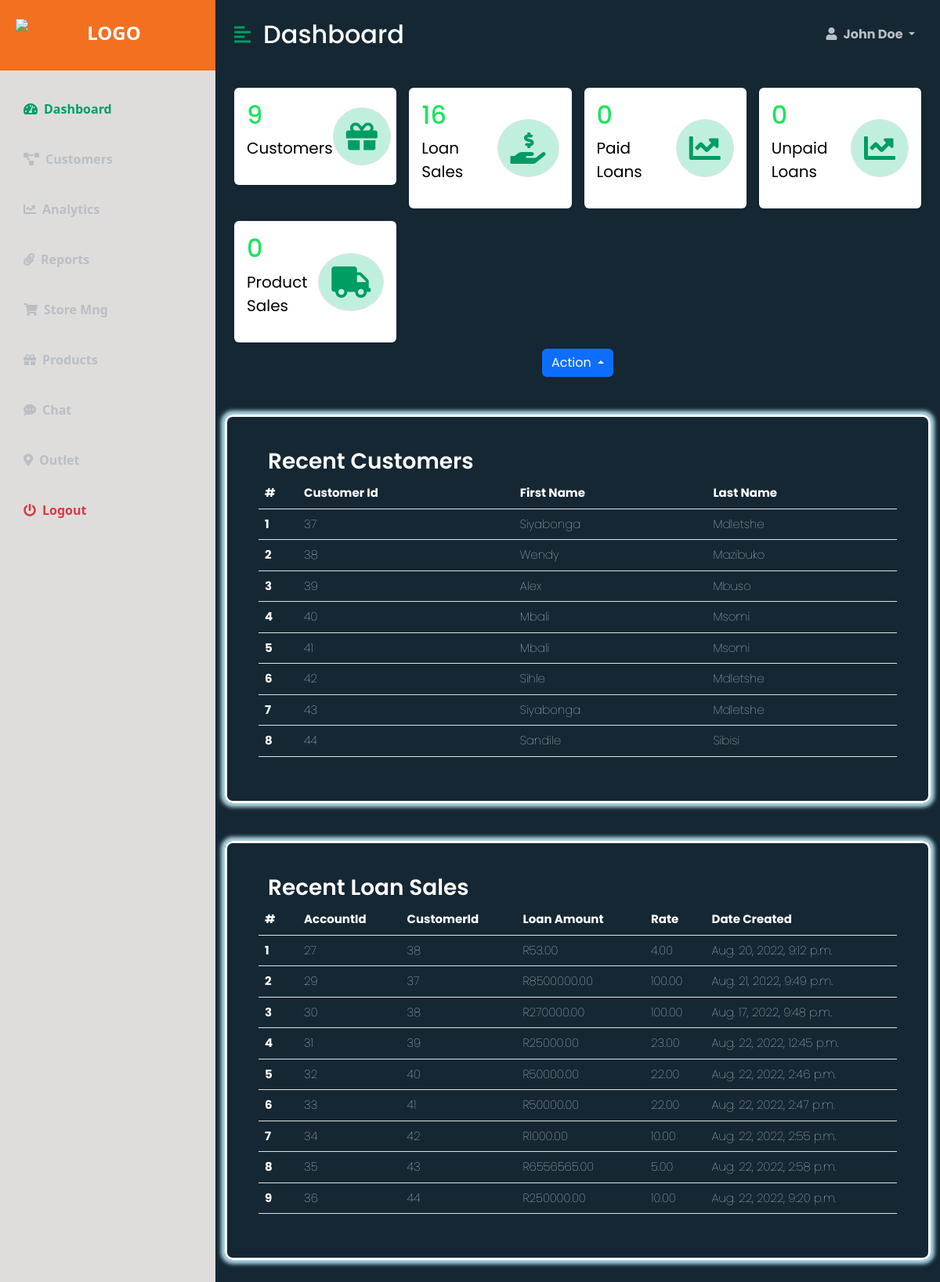
Screenshot of /?filter=5 with the database file from the repository.
### BackOfficeApp/models.py (models this page shows, shortened)
class Account(models.Model):
  loan_amount = models.DecimalField("Loan Amount", max_digits=13, decimal_places=2, blank= False)
  rate = models.DecimalField("Rate", max_digits=5, decimal_places=2, blank= False)
  created_at = models.DateTimeField("Created Date")
  customer = models.ForeignKey(Customer, on_delete=models.CASCADE)
  class Meta:
        ordering = ['created_at']

### AdminDashboard/views.py (the view)
# urls.py: path('', view=admin_dashboard, name='adminlandingpage'),
def admin_dashboard(request):
    customers = filter_customers(request.GET.get('filter', '30')).values()
    number_of_sales= len(Account.objects.values())
    number_of_customers= len(Customer.objects.values())
    temp_customers = []
    customers_list = []
    for c in customers:
        if c['customer_id'] not in temp_customers:
            temp_customers.append(c['customer_id'])
            customers_list.append(c)
    dashboard_session = {
        'display_template' : 'AdminDashboard/dashboard_landing_page.html',
        'customers' : customers_list,
        'sales': customers,
        'number_of_customers': number_of_customers,
        'number_of_sales': number_of_sales,
        'filtered_result': True
    }
    return render (request, 'AdminDashboard/admin_dashboard.html', {'dashboard_session': dashboard_session})

### AdminDashboard/templates/AdminDashboard/admin_dashboard.html (shortened to what this page needs)
<!DOCTYPE html>
<html lang="en">
{% load static %}
<head>
    <link href="https://cdn.jsdelivr.net/npm/bootstrap@5.2.0/dist/css/bootstrap.min.css" rel="stylesheet">
    <link rel="stylesheet" href="https://cdnjs.cloudflare.com/ajax/libs/font-awesome/5.15.3/css/all.min.css" />
    <link rel="stylesheet" href="{% static 'AdminDashboard/styles.css' %}"/>
</head>
<body>
    <div class="d-flex" id="wrapper">
        <div class="bg-white" id="sidebar-wrapper">
            <div class="sidebar-heading text-center py-4 primary-text fs-4 fw-bold text-uppercase border-bottom">
                <img src="{% static 'AdminDashboard/logo.png' %}" alt="logo">
            </div>
            <div class="list-group list-group-flush my-3">
                <a href="{% url 'AdminDashboard:adminlandingpage'  %}" class="list-group-item list-group-item-action bg-transparent second-text active"><i
                        class="fas fa-tachometer-alt me-2"></i>Dashboard</a>
                <a href="{% url 'BackOfficeApp:customers'  %}" class="list-group-item list-group-item-action bg-transparent second-text fw-bold"><i
                        class="fas fa-project-diagram me-2"></i>Customers</a>
                <a href="#" class="list-group-item list-group-item-action bg-transparent second-text fw-bold"><i
                        class="fas fa-chart-line me-2"></i>Analytics</a>
                <a href="#" class="list-group-item list-group-item-action bg-transparent second-text fw-bold"><i
                        class="fas fa-paperclip me-2"></i>Reports</a>
                <a href="#" class="list-group-item list-group-item-action bg-transparent second-text fw-bold"><i
                        class="fas fa-shopping-cart me-2"></i>Store Mng</a>
                <a href="#" class="list-group-item list-group-item-action bg-transparent second-text fw-bold"><i
                        class="fas fa-gift me-2"></i>Products</a>
                <a href="#" class="list-group-item list-group-item-action bg-transparent second-text fw-bold"><i
                        class="fas fa-comment-dots me-2"></i>Chat</a>
                <a href="#" class="list-group-item list-group-item-action bg-transparent second-text fw-bold"><i
                        class="fas fa-map-marker-alt me-2"></i>Outlet</a>
                <a href="#" class="list-group-item list-group-item-action bg-transparent text-danger fw-bold"><i
                        class="fas fa-power-off me-2"></i>Logout</a>
            </div>
        </div>
        <div id="page-content-wrapper">
            <nav class="navbar navbar-expand-lg navbar-light bg-transparent py-4 px-4">
                <div class="d-flex align-items-center">
                    <i class="fas fa-align-left primary-text fs-4 me-3" id="menu-toggle"></i>
                    <h2 class="fs-2 m-0">Dashboard</h2>
                </div>
                <div class="collapse navbar-collapse" id="navbarSupportedContent">
                    <ul class="navbar-nav ms-auto mb-2 mb-lg-0">
                        <li class="nav-item dropdown">
                            <a class="nav-link dropdown-toggle second-text fw-bold" href="#" id="navbarDropdown"
                                role="button" data-bs-toggle="dropdown" aria-expanded="false">
                                <i class="fas fa-user me-2"></i>John Doe
                            </a>
                        </li>
                    </ul>
                </div>
            </nav>
            <div class="container-fluid px-4">
                {% include  dashboard_session.display_template %}
            </div>
        </div>
    </div>
</body>
</html>

### AdminDashboard/templates/AdminDashboard/dashboard_landing_page.html (shortened to what this page needs)
{% load static %}
<link rel="stylesheet" href="{% static 'AdminDashboard/customer_registration.css' %}">
<div class="row g-3 my-2 ">
    <div class="col-md-3">
        <div class="p-3 bg-white shadow-sm d-flex justify-content-around align-items-center rounded">
            <div>
                <h3 class="fs-2 customer-stats">{{dashboard_session.number_of_customers}}</h3>
                <p class="fs-5 product-name">Customers</p>
            </div>
            <i class="fas fa-gift fs-1 primary-text border rounded-full secondary-bg p-3"></i>
        </div>
    </div>
    <div class="col-md-3">
        <div class="p-3 bg-white shadow-sm d-flex justify-content-around align-items-center rounded">
            <div>
                <h3 class="fs-2 customer-stats">{{dashboard_session.number_of_sales}}</h3>
                <p class="fs-5 product-name">Loan Sales</p>
            </div>
            <i
                class="fas fa-hand-holding-usd fs-1 primary-text border rounded-full secondary-bg p-3"></i>
        </div>
    </div>
    <div class="col-md-3">
        <div class="p-3 bg-white shadow-sm d-flex justify-content-around align-items-center rounded">
            <div>
                <h3 class="fs-2 customer-stats">0</h3>
                <p class="fs-5 product-name">Paid Loans</p>
            </div>
            <i class="fas fa-chart-line fs-1 primary-text border rounded-full secondary-bg p-3"></i>
        </div>
    </div>
    <div class="col-md-3">
        <div class="p-3 bg-white shadow-sm d-flex justify-content-around align-items-center rounded">
            <div>
                <h3 class="fs-2 customer-stats">0</h3>
                <p class="fs-5 product-name">Unpaid Loans</p>
            </div>
            <i class="fas fa-chart-line fs-1 primary-text border rounded-full secondary-bg p-3"></i>
        </div>
    </div>
    <div class="col-md-3">
        <div class="p-3 bg-white shadow-sm d-flex justify-content-around align-items-center rounded">
            <div>
                <h3 class="fs-2 customer-stats">0</h3>
                <p class="fs-5 product-name">Product Sales</p>
            </div>
            <i class="fas fa-truck fs-1 primary-text border rounded-full secondary-bg p-3"></i>
        </div>
    </div>
</div>
{% if dashboard_session.customers or dashboard_session.filtered_result  %}
<div class="btn-group dropup customers-action-button">
    <button type="button" class="btn btn-primary dropdown-toggle" data-toggle="dropdown" aria-haspopup="true" aria-expanded="false">
      Action
    </button>
</div>
<div class="row my-5 customers-table table-responsive">
        <h3>Recent Customers</h3>
        <table class="table">
            <thead>
                <tr>
                    <th scope="col" width="50">#</th>
                    <th scope="col">Customer Id</th>
                    <th scope="col">First Name</th>
                    <th scope="col">Last Name</th>
                </tr>
            </thead>
            <tbody>
                {% for customer in dashboard_session.customers|dictsort:"customer_id" %}
                <tr>
                    <th scope="row">{{forloop.counter}}</th>
                    <td>{{customer.customer_id}}</td>
                    <td>{{customer.first_name}}</td>
                    <td>{{customer.last_name}}</td>
                </tr>
                {% endfor %}
            </tbody>
        </table>
</div>
 <div class="row my-5 customers-table table-responsive">
    <h3>Recent Loan Sales</h3>
        <table class="table">
            <thead>
                <tr>
                    <th scope="col" width="50">#</th>
                    <th scope="col">AccountId</th>
                    <th scope="col">CustomerId</th>
                    <th scope="col">Loan Amount</th>
                    <th scope="col">Rate</th>
                    <th scope="col">Date Created</th>
                </tr>
            </thead>
            <tbody>
                {% for sale in dashboard_session.sales|dictsort:"account_id" %}
                <tr>
                    <th scope="row">{{forloop.counter}}</th>
                    <td>{{sale.account_id}}</td>
                    <td>{{sale.customer_id}}</td>
                    <td>R{{sale.loan_amount}}</td>
                    <td>{{sale.rate}}</td>
                    <td>{{sale.created_at}}</td>
                </tr>
                {% endfor %}
            </tbody>
        </table>
 </div>
{% endif %}

### AdminDashboard/static/AdminDashboard/styles.css (style rules this page uses)
:root { --main-bg-color: #009d63; --main-text-color: #009d63; --second-text-color: #bbbec5; --second-bg-color: #c1efde; }
.primary-text { color: var(--main-text-color); }
.second-text { color: var(--second-text-color); }
.secondary-bg { background-color: var(--second-bg-color); }
.rounded-full { border-radius: 100%; }
#wrapper { overflow-x: hidden; }
#sidebar-wrapper { min-height: 100vh; margin-left: -15rem; -webkit-transition: margin 0.25s ease-out; -moz-transition: margin 0.25s ease-out; -o-transition: margin 0.25s ease-out; transition: margin 0.25s ease-out; background-color: #dedddb ! important; }
#sidebar-wrapper .sidebar-heading { padding: 0.875rem 1.25rem; font-size: 1.2rem; }
#sidebar-wrapper .list-group { width: 15rem; }
.sidebar-heading { background-color: #f37021; color: #ffffff; }
.sidebar-heading img { width: 235px; height: 42px; display: block; position: static; left: 0px; top: 0px; }
#page-content-wrapper { min-width: 100vw; background-color: #152733; }
#menu-toggle { cursor: pointer; }
.list-group-item { border: none; padding: 20px 30px; }
.list-group-item.active { background-color: transparent; color: var(--main-text-color); font-weight: bold; border: none; }
@media (min-width: 768px) { #sidebar-wrapper { margin-left: 0; } }
@media (min-width: 768px) { #page-content-wrapper { min-width: 0; width: 100%; } }

### AdminDashboard/static/AdminDashboard/customer_registration.css (style rules this page uses)
#page-content-wrapper { font-family: 'Poppins', sans-serif; font-weight: 400; -webkit-font-smoothing: antialiased; text-rendering: optimizeLegibility; -moz-osx-font-smoothing: grayscale; color: #fff !important; }
.form-content h3, .customers-table h3 { color: #fff; text-align: left; font-size: 28px; font-weight: 600; margin-bottom: 5px; }
.btn-primary { outline: none; border: 0px; box-shadow: none; }
.customers-table { border: 3px solid #fff; padding: 40px; display: block; -webkit-border-radius: 10px; -moz-border-radius: 10px; border-radius: 10px; text-align: center; -webkit-transition: all 0.4s ease; transition: all 0.4s ease; box-shadow: 0 0 5px 5px lightblue; }
.customers-table table { color: #fff; text-align: left; font-size: 15px; font-weight: 100; }
.customer-stats { color: rgb(29, 228, 95); }
.product-name { color: #000; }
.customers-action-button { text-align: center !important; display: block; }

### AdminDashboard/templates/AdminDashboard/admin_dashboard.html (style rules this page uses)
body { animation: fadeInAnimation ease 1s; animation-iteration-count: 1; animation-fill-mode: forwards; }

### rows the page displays
Account: customer_id "37", first_name "Siyabonga", last_name "Mdletshe", account_id "29", loan_amount "8500000.00", rate "100.00", created_at "Aug. 21, 2022, 9:49 p.m."
Account: customer_id "38", first_name "Wendy", last_name "Mazibuko", account_id "30", loan_amount "270000.00", rate "100.00", created_at "Aug. 17, 2022, 9:48 p.m."
Account: customer_id "39", first_name "Alex", last_name "Mbuso", account_id "31", loan_amount "25000.00", rate "23.00", created_at "Aug. 22, 2022, 12:45 p.m."
Account: customer_id "40", first_name "Mbali", last_name "Msomi", account_id "32", loan_amount "50000.00", rate "22.00", created_at "Aug. 22, 2022, 2:46 p.m."
Account: customer_id "41", first_name "Mbali", last_name "Msomi", account_id "33", loan_amount "50000.00", rate "22.00", created_at "Aug. 22, 2022, 2:47 p.m."
Account: customer_id "42", first_name "Sihle", last_name "Mdletshe", account_id "34", loan_amount "1000.00", rate "10.00", created_at "Aug. 22, 2022, 2:55 p.m."
Account: customer_id "43", first_name "Siyabonga", last_name "Mdletshe", account_id "35", loan_amount "6556565.00", rate "5.00", created_at "Aug. 22, 2022, 2:58 p.m."
Account: customer_id "44", first_name "Sandile", last_name "Sibisi", account_id "36", loan_amount "250000.00", rate "10.00", created_at "Aug. 22, 2022, 9:20 p.m."
Account: account_id "27", customer_id "38", loan_amount "53.00", rate "4.00", created_at "Aug. 20, 2022, 9:12 p.m."

### other values shown
{{ dashboard_session.number_of_customers }} "9"
{{ dashboard_session.number_of_sales }} "16"
